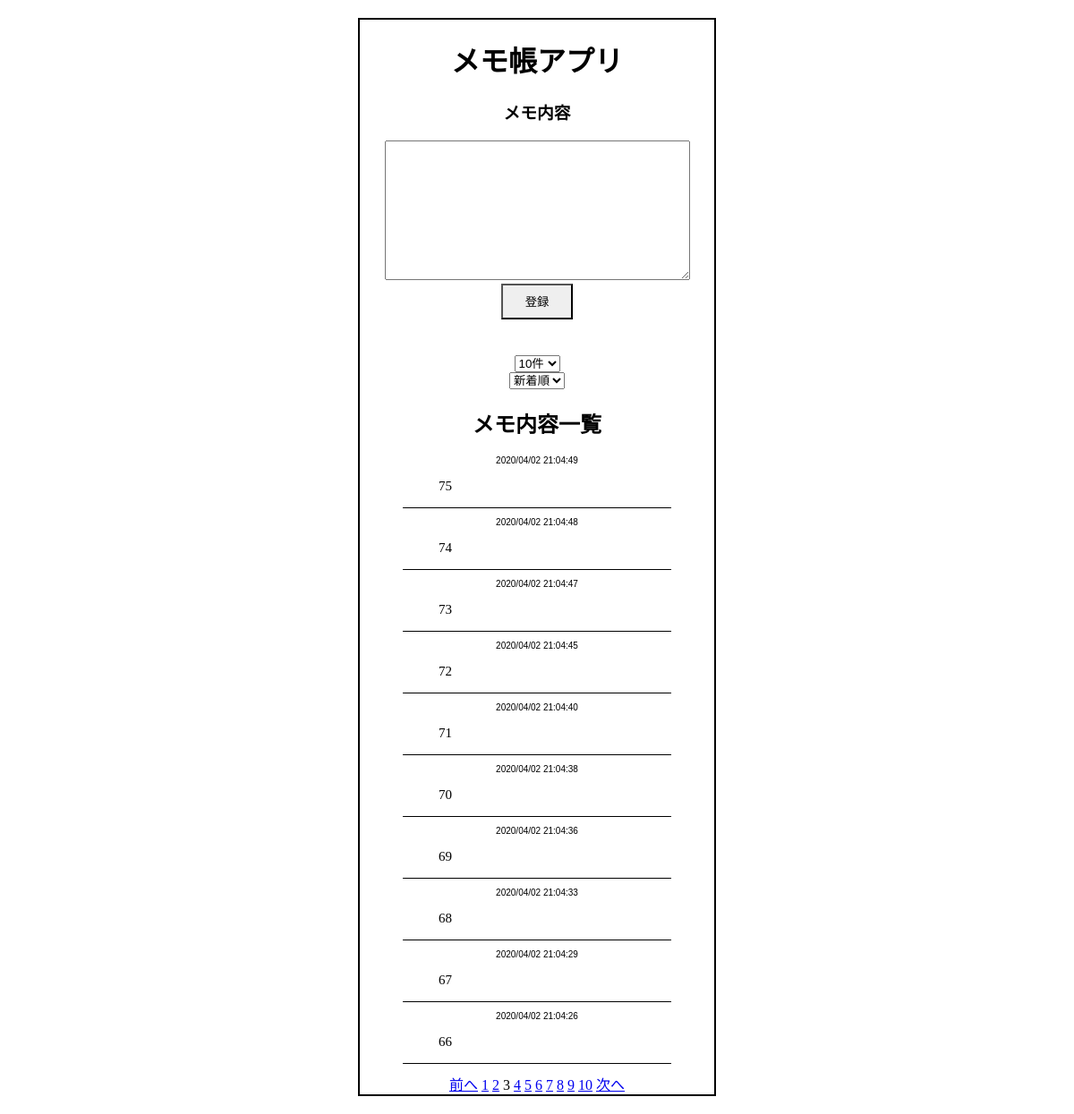
Page /3 on the committed database.
### memo_app/models.py (models this page shows, shortened)
class Memo(models.Model):
    content = models.CharField(max_length=2000)
    update_datetime = models.DateTimeField(auto_now_add=True)

### memo_app/views.py (the view)
# urls.py: path('', views.index, name='index'),
def index(request, now_page=1):
    if 'record_number' in request.session:
        record_number = request.session['record_number']
    else:
        record_number = 10
    record_number_form = RecordNumberForm()
    record_number_form.initial = {'record_number': str(record_number)}
    if 'order_option' in request.session:
        order_option = request.session['order_option']
    else:
        order_option = 'new'
    order_option_form = SortForm()
    order_option_form.initial ={'order_option': str(order_option)}
    if order_option == 'new':
        memos = Memo.objects.all().order_by('update_datetime').reverse()
    else:
        memos = Memo.objects.all().order_by('update_datetime')
    page = Paginator(memos, record_number)
    params = {
        'page': page.get_page(now_page),
        'form': PostForm(),
        'record_number_form': record_number_form,
        'order_option_form': order_option_form,
}
    return render(request, 'index.html', params)

### memo_app/forms.py
class PostForm(forms.ModelForm):
    class Meta:
        model = Memo
        fields = ['content']
        widgets = {
            'content': forms.Textarea
        }

class RecordNumberForm(forms.Form):
    record_number = forms.ChoiceField(
        widget=forms.Select(attrs={'onchange': 'submit(this.form)'}),
        choices=CHOICE_FIELD_RECODE_NUMBERS
    )

### memo_app/templates/index.html (shortened to what this page needs)
 {% extends "layout.html" %}
 {% block content %}
    <h1>メモ帳アプリ</h1>
    <div class="memo-form">
      <h3>メモ内容</h3>
      <form action="{% url 'post' %}" method="post">
        <div class="text-memo">
          {{ form.content }}
        </div>
        <div class="post-form">
            <input id='submit-button' type="submit" value="登録" class="post-botton">
        </div>
      </form>
    </div>
    <form action="{% url 'set_record_number' %}" method="post">
        <div class="slct01">
            {{ record_number_form.record_number }}
        </div>
    </form>
    <form action="{% url 'set_order_option' %}" method="post">
        <div class="slct02">
            {{ order_option_form.order_option }}
        </div>
    </form>
  <div class="top_box">
    <h2>メモ内容一覧</h2>
    {% for memo in page %}
    <div class="memo_contents">
      <p class="time">{{ memo.update_datetime|date:"Y/m/d H:m:s" }}</p>
      <p class="contents">{{ memo.content }}</p>
    </div>
    {% endfor %}
  </div>
  <div class="pagination">
    {% if page.has_previous %}
    <a href="{% url 'index' %}{{ page.previous_page_number }}">前へ</a>
    {% endif %}
    {% for num in page.paginator.page_range %}
        {% if page.number == num %}
            <span class="current">{{ page.number }}</span>
        {% else %}
            <a href="{% url 'index' %}{{ num }}">{{ num }}</a>
        {% endif %}
    {% endfor %}
    {% if page.has_next %}
    <a href="{% url 'index' %}{{ page.next_page_number }}">次へ</a>
    {% endif %}
  </div>
</body>
{% endblock %}

### memo_app/static/style.css (style rules this page uses)
body { text-align:center; border:2px solid #000; margin:20px 400px; }
h1 { font-family:serif; }
.post-form { margin:0 auto; height:80px; }
#submit-button { height:40px; width:80px; border-radius: 0; }
.memo_contents { margin:10px auto; border-bottom: 0.5px solid #000; width:300px; }
.time { font-size: 10px; font-family: sans-serif; }
.contents { text-align:left; padding-left:40px; font-size: 15px; font-family:serif; }

### rows in the picture
Memo: update_datetime "2020/04/02 21:04:49", content "75"
Memo: update_datetime "2020/04/02 21:04:48", content "74"
Memo: update_datetime "2020/04/02 21:04:47", content "73"
Memo: update_datetime "2020/04/02 21:04:45", content "72"
Memo: update_datetime "2020/04/02 21:04:40", content "71"
Memo: update_datetime "2020/04/02 21:04:38", content "70"
Memo: update_datetime "2020/04/02 21:04:36", content "69"
Memo: update_datetime "2020/04/02 21:04:33", content "68"
Memo: update_datetime "2020/04/02 21:04:29", content "67"
Memo: update_datetime "2020/04/02 21:04:26", content "66"

### other values in the picture
{{ num }} "1" "2" "4" "5" "6" "7" "8" "9" "10"
{{ page.number }} "3"
